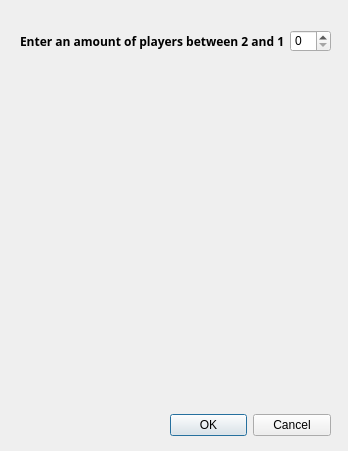
<?xml version="1.0" encoding="UTF-8"?>
<ui version="4.0">
 <class>PlayersDialog</class>
 <widget class="QDialog" name="PlayersDialog">
  <property name="geometry">
   <rect>
    <x>0</x>
    <y>0</y>
    <width>348</width>
    <height>451</height>
   </rect>
  </property>
  <property name="windowTitle">
   <string>Dialog</string>
  </property>
  <widget class="QDialogButtonBox" name="newGameAccept">
   <property name="geometry">
    <rect>
     <x>170</x>
     <y>410</y>
     <width>161</width>
     <height>31</height>
    </rect>
   </property>
   <property name="orientation">
    <enum>Qt::Horizontal</enum>
   </property>
   <property name="standardButtons">
    <set>QDialogButtonBox::Cancel|QDialogButtonBox::Ok</set>
   </property>
  </widget>
  <widget class="QWidget" name="layoutWidget">
   <property name="geometry">
    <rect>
     <x>20</x>
     <y>30</y>
     <width>311</width>
     <height>22</height>
    </rect>
   </property>
   <layout class="QHBoxLayout" name="horizontalLayout">
    <item>
     <widget class="QLabel" name="labelPlayerCount">
      <property name="styleSheet">
       <string notr="true">font: open sans;
font-size: 12px;
font-weight: bold;</string>
      </property>
      <property name="text">
       <string>Enter an amount of players between 2 and 12:  </string>
      </property>
     </widget>
    </item>
    <item>
     <widget class="QSpinBox" name="playerCount"/>
    </item>
   </layout>
  </widget>
  <widget class="QWidget" name="layoutWidget">
   <property name="geometry">
    <rect>
     <x>40</x>
     <y>69</y>
     <width>261</width>
     <height>332</height>
    </rect>
   </property>
   <layout class="QVBoxLayout" name="verticalLayout"/>
  </widget>
 </widget>
 <resources/>
 <connections>
  <connection>
   <sender>newGameAccept</sender>
   <signal>accepted()</signal>
   <receiver>PlayersDialog</receiver>
   <slot>accept()</slot>
   <hints>
    <hint type="sourcelabel">
     <x>248</x>
     <y>254</y>
    </hint>
    <hint type="destinationlabel">
     <x>157</x>
     <y>274</y>
    </hint>
   </hints>
  </connection>
  <connection>
   <sender>newGameAccept</sender>
   <signal>rejected()</signal>
   <receiver>PlayersDialog</receiver>
   <slot>reject()</slot>
   <hints>
    <hint type="sourcelabel">
     <x>316</x>
     <y>260</y>
    </hint>
    <hint type="destinationlabel">
     <x>286</x>
     <y>274</y>
    </hint>
   </hints>
  </connection>
 </connections>
</ui>
